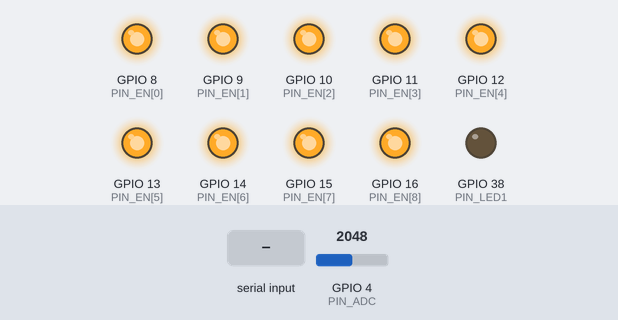
Simulated run of this program. Board: ESP32-S3. On the bench: output pins drawn as LEDs (lit = HIGH). Dashed ring = blinking. Inputs (shaded band) come from the test bench; at power-on: GPIO 4 (PIN_ADC) = 2048. Pins used as bus, display or sensor lines are not drawn; what the program prints to the serial monitor is not drawn.

Above: at 3.8 s.
3.9 s: "1" received over Serial
7.1 s: "0" received over Serial
10.3 s: "2" received over Serial
13.5 s: GPIO 4 (PIN_ADC) set to 0
At 14.6 s:
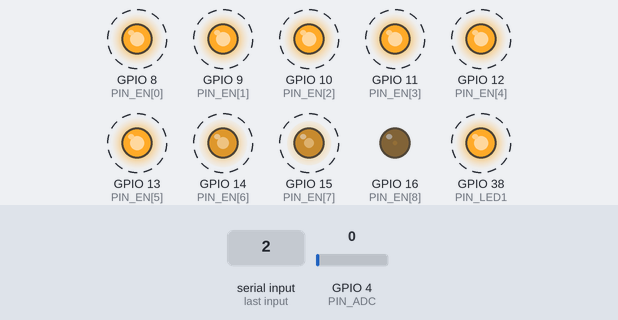
16.7 s: GPIO 4 (PIN_ADC) set to 3603
19.9 s: GPIO 4 (PIN_ADC) set to 2060
At 21.53 s:
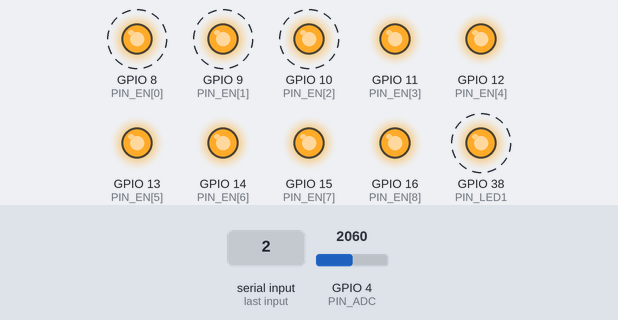
Timing chart, 0 to 24.1 s (numbered marks = the images above; inputs shaded):
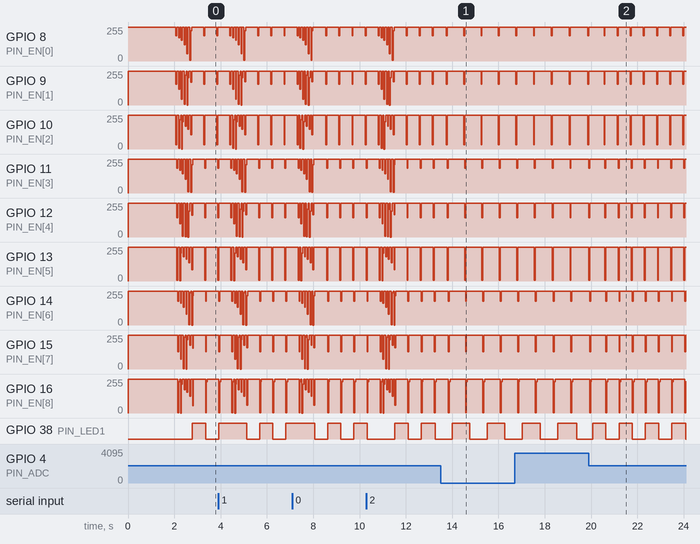

The program:

main.cpp
```cpp
// ============================================================
// KeyCore 收板自检固件 (bring-up) · 2026-10-14
// 目的: PCB (订单 Y4, 10-14 到货) 上电第一支固件——
//       验证主控 / 8MB Octal PSRAM / LED1 / 67 路霍尔采样链是否全通
//
// 烧录: pio run -t upload -e bringup && pio run -t monitor -e bringup
//       (USB-C 即 USB-Serial-JTAG; 进不去下载模式时按住 BOOT=SW1 再插 USB)
//
// 串口判定 (115200):
//   芯片    = ESP32-S3
//   Flash   = 4 MB
//   PSRAM   = 8388608 bytes (8MB, OPI) + 读写 OK   ← 认不到就是 memory_type 没开 qio_opi
//   LED1    = 红光, 每 0.5s 闪 (硬件带 y155~172, USB 口旁)
//   扫描    = 每轮 9×8=72 通道: ok 格 ≈1650mV 上下 (HAL49ESO 零场 ≈ VCC/2)
//             其中 ≥67 格在 1290~2100mV 内; 空通道(72-67=5 个)数值不定属正常
//   磁铁测试: 逐键靠近键位 → 串口弹 ALERT 行 (Δ>60mV), mV 单向变化 = 采样链全通
//   基线    = 上电静置取均值; 串口发任意字符重取 (比如拿磁铁扫完一圈后)
//
// 引脚出处: 设计说明-KeyCore总装 §功能引脚分配 + 03-固件/README 定稿备忘
//   ADC = IO4 ✅已核实: U1 typed 网络表 pad4 = "Z_F"(9×4051 Z 汇聚→RC→ADC1)
//   MUX_A/B/C = IO5/6/7; EN_1..EN_9 = IO8~16 顺序对应 ✅(U1 网络表+41 脚表交叉推导自洽:
//   pad8=IO15=EN_8, pad9=IO16=EN_9, pad12=IO8=EN_1 … pad22=IO14=EN_7)
//   IO21 = ONE_WIRE (J2 未装排针 → 不碰, 禁死等); IO35/36/37 = PSRAM 保留, 禁用; IO1/IO2 板上接 GND
// ============================================================

#include <Arduino.h>
#include <esp_flash.h>

static const int PIN_ADC    = 4;
static const int PIN_MUX_A  = 5;
static const int PIN_MUX_B  = 6;
static const int PIN_MUX_C  = 7;
static const int PIN_EN[9]  = {8, 9, 10, 11, 12, 13, 14, 15, 16};  // EN_1..EN_9, 低有效
static const int PIN_LED1   = 38;

static const long MV_MIN_OK = 1290;   // 零场 ≈1650mV; 低于此=对地短路/未供
static const long MV_MAX_OK = 2100;   // 高于此=悬空/对电源短路
static const long MV_DELTA_ALERT = 60; // 与基线差超此值 → ALERT (P0 实测噪声 ±4mV, 60 足够安全)

static long base_mv[9][8];
static long last_mv[9][8];

static long read_adc_mv() {
  analogReadMilliVolts(PIN_ADC);        // 换通道首样弃掉 (100Ω+100nF RC 建立)
  delayMicroseconds(300);
  long s = 0;
  for (int i = 0; i < 8; i++) { s += analogReadMilliVolts(PIN_ADC); delayMicroseconds(50); }
  return s / 8;
}

static void all_en_off() { for (int i = 0; i < 9; i++) digitalWrite(PIN_EN[i], HIGH); }

static void select_ch(int mux, int ch) {
  all_en_off();
  digitalWrite(PIN_MUX_A, ch & 1 ? HIGH : LOW);
  digitalWrite(PIN_MUX_B, ch & 2 ? HIGH : LOW);
  digitalWrite(PIN_MUX_C, ch & 4 ? HIGH : LOW);
  digitalWrite(PIN_EN[mux], LOW);       // 低有效, 只开当前这一片
}

static void sweep(long out[9][8]) {
  for (int m = 0; m < 9; m++)
    for (int c = 0; c < 8; c++) { select_ch(m, c); out[m][c] = read_adc_mv(); }
  all_en_off();
}

static void take_baseline() {
  sweep(last_mv);                        // 首扫弃掉 (MUX/RC 稳定)
  for (int r = 0; r < 4; r++) {          // 4 轮均值当基线
    sweep(last_mv);
    for (int m = 0; m < 9; m++)
      for (int c = 0; c < 8; c++) base_mv[m][c] = (r == 0) ? last_mv[m][c]
                                              : (base_mv[m][c] + last_mv[m][c]) / 2;
  }
}

void setup() {
  pinMode(PIN_LED1, OUTPUT);
  for (int i = 0; i < 9; i++) { pinMode(PIN_EN[i], OUTPUT); digitalWrite(PIN_EN[i], HIGH); }
  pinMode(PIN_MUX_A, OUTPUT); pinMode(PIN_MUX_B, OUTPUT); pinMode(PIN_MUX_C, OUTPUT);

  Serial.begin(115200);
  delay(2000);                           // 电源/RC 静置
  Serial.println();
  Serial.println("======== KeyCore 收板自检 ========");

  Serial.printf("芯片   : %s rev%d @ %u MHz\n",
                ESP.getChipModel(), ESP.getChipRevision(), ESP.getCpuFreqMHz());

  uint32_t flash_kb = 0;
  esp_flash_get_size(NULL, &flash_kb);
  Serial.printf("Flash  : %u KB  (期望 4096 = 4MB)\n", flash_kb);

  bool ps = psramInit();
  Serial.printf("PSRAM  : %s, %u bytes  (期望 8388608 = 8MB OPI; 认不到查 qio_opi)\n",
                ps ? "OK" : "FAIL", ESP.getPsramSize());
  if (ps && ESP.getPsramSize() > 0) {
    uint8_t *buf = (uint8_t *)ps_malloc(4096);
    bool rw = (buf != nullptr);
    if (rw) {
      memset(buf, 0xA5, 4096);
      rw = (buf[0] == 0xA5) && (buf[4095] == 0xA5);
      free(buf);
    }
    Serial.printf("PSRAM 读写: %s\n", rw ? "OK" : "FAIL");
  }

  Serial.printf("ADC 引脚: IO%d (ADC1, 网络 Z_F) —— 若矩阵全 0/全 4095, 优先查采样链供电\n", PIN_ADC);
  Serial.println("LED1 (IO38) 将每 0.5s 闪烁; 串口发任意字符 = 重新取基线");

  take_baseline();
  Serial.println("======== 基线取好, 开始扫描 ========");
}

void loop() {
  static uint32_t sweep_n = 0;

  if (Serial.available()) {
    while (Serial.available()) Serial.read();
    take_baseline();
    Serial.println(">> 基线已更新");
  }

  sweep(last_mv);
  sweep_n++;

  int ok = 0, alerts = 0;
  for (int m = 0; m < 9; m++)
    for (int c = 0; c < 8; c++) {
      long v = last_mv[m][c];
      if (v >= MV_MIN_OK && v <= MV_MAX_OK) ok++;
      long d = v - base_mv[m][c];
      if (abs(d) > MV_DELTA_ALERT) { alerts++; Serial.printf("ALERT EN%d ch%d = %ldmV (Δ%+ld)\n", m + 1, c, v, d); }
    }
  Serial.printf("sweep#%u  ok=%d/72  alert=%d\n", sweep_n, ok, alerts);

  if (sweep_n % 8 == 0) {               // ~每 5s 打一轮完整矩阵
    Serial.println("-- 通道矩阵 mV (EN行 × ch列) --");
    for (int m = 0; m < 9; m++) {
      Serial.printf("EN%d:", m + 1);
      for (int c = 0; c < 8; c++) Serial.printf(" %4ld", last_mv[m][c]);
      Serial.println();
    }
  }

  digitalWrite(PIN_LED1, (sweep_n & 1) ? HIGH : LOW);   // 心跳: LED 每 0.5s 翻转
  delay(440);
}
```

Measured:
- after the input at 13.5 s, GPIO 8 (PIN_EN[0]): alternates 255/255 for 0.71 s and 190/255 for 0.04 s, starting after 1.0 s; GPIO 9 (PIN_EN[1]): alternates 255/255 for 0.71 s and 154/255 for 0.04 s, starting after 1.0 s
- after the input at 19.9 s, GPIO 8 (PIN_EN[0]): alternates 255/255 for 0.53 s and 190/255 for 0.04 s, starting after 0.66 s; GPIO 9 (PIN_EN[1]): alternates 255/255 for 0.53 s and 154/255 for 0.04 s, starting after 0.66 s
